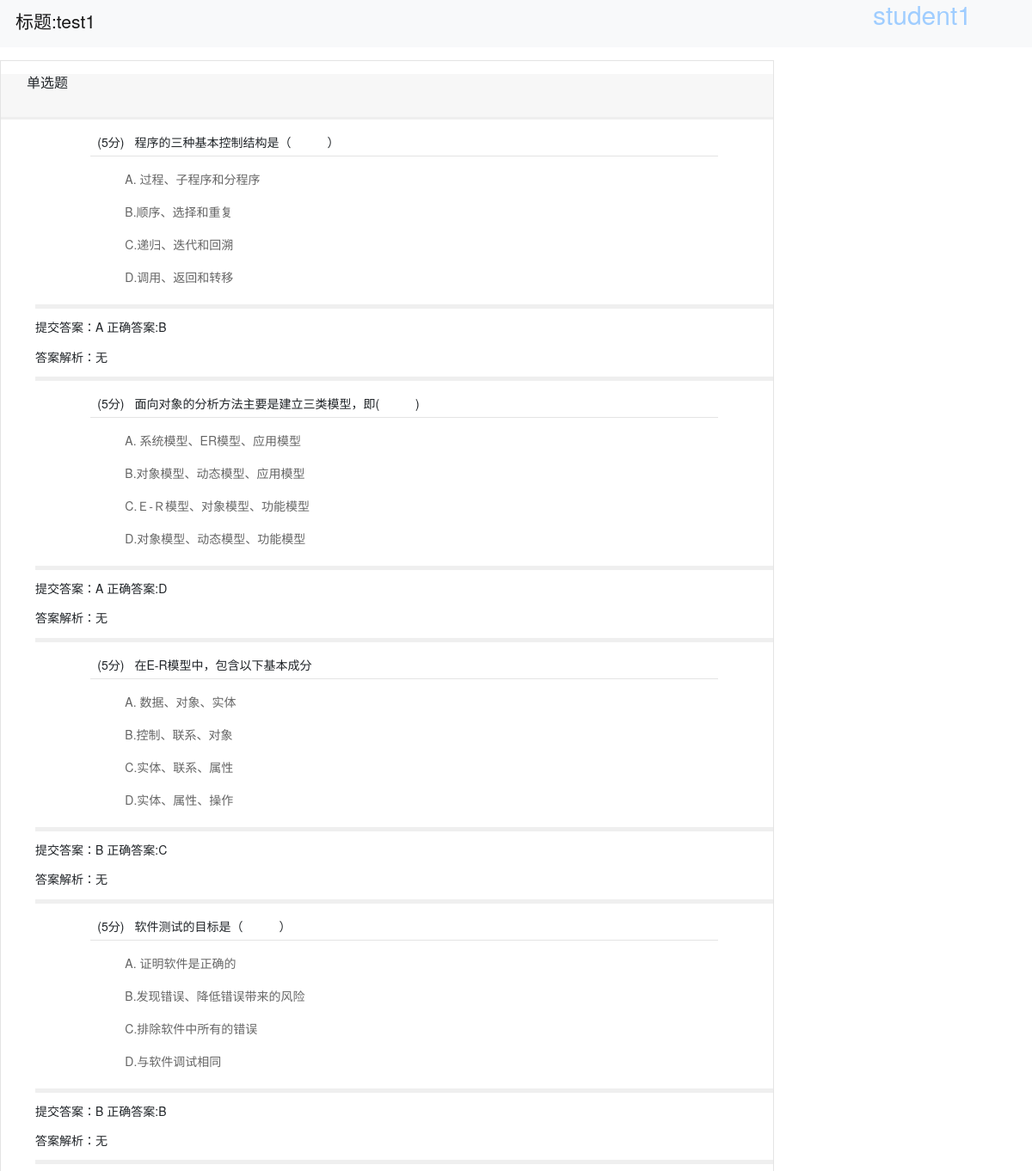
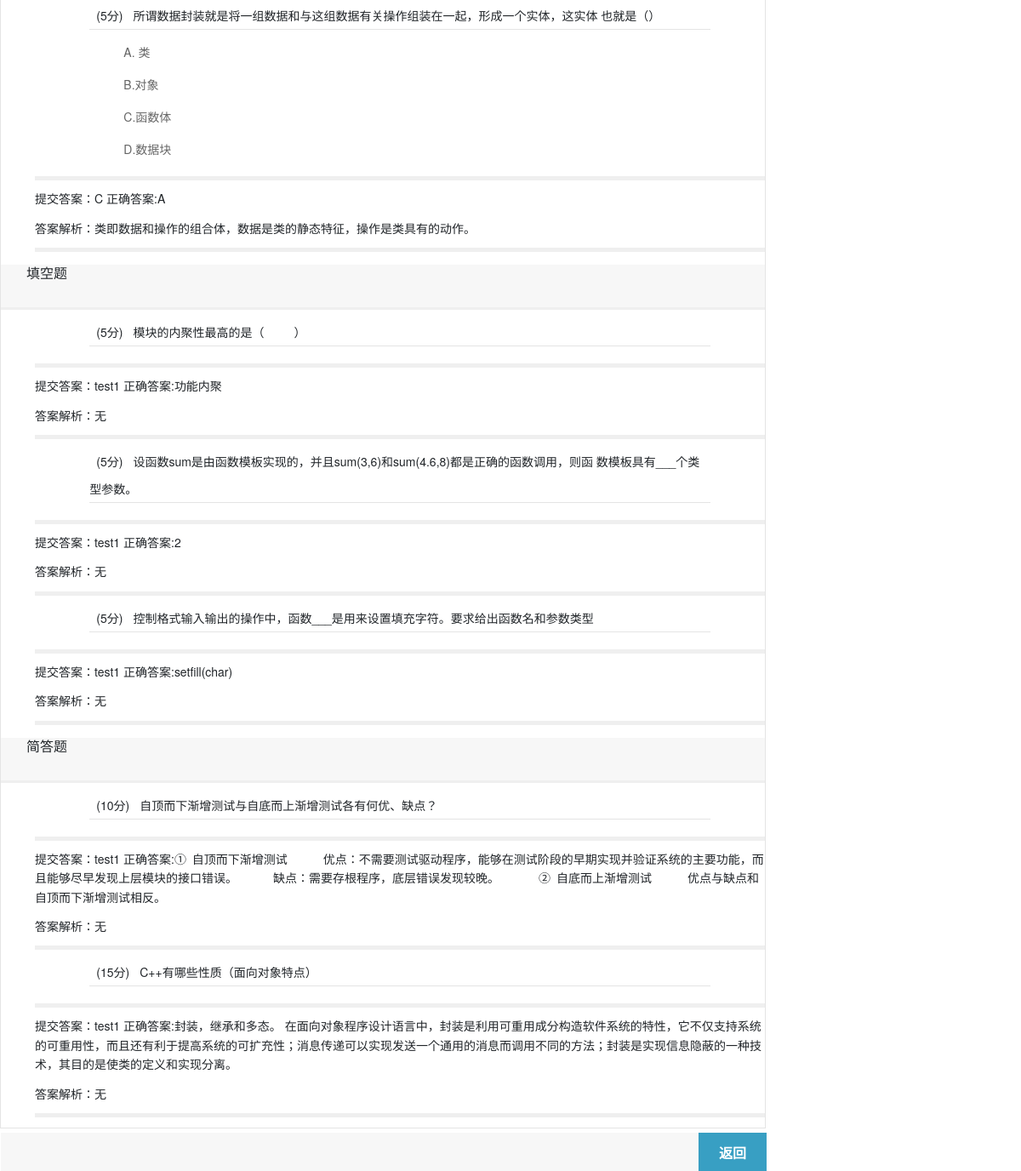
Screenshot of /a_answer/12/ with the database file from the repository (2 pictures, top to bottom).
### question_manage/models.py (models this page shows, shortened)
class AutoGrade(models.Model):
    id=models.AutoField(primary_key=True)
    pid=models.ForeignKey(AutoPaper, on_delete=models.CASCADE)
    sid = models.ForeignKey(UserEx, on_delete=models.CASCADE, default='')  # 添加外键
    grade=models.IntegerField()
    class Meta:
        db_table='autograde'
        verbose_name='模拟成绩'
        verbose_name_plural=verbose_name

class AutoPaper(models.Model):
    id=models.AutoField(primary_key=True)
    sqid=models.ManyToManyField(Question)#多对多
    fqid = models.ManyToManyField(Fillin)
    sid=models.ForeignKey(UserEx,on_delete=models.CASCADE)#添加外键
    tag=models.CharField('标签',max_length=20)
    title = models.CharField('标题', max_length=20, default='')
    generate_time=models.DateField(auto_now_add=True)
    scores=models.IntegerField('总分')
    sum=models.IntegerField('题数')
    class Meta:
        db_table='autopaper'
        verbose_name='自动生成试卷'
        verbose_name_plural=verbose_name

class AutoTAnswer(models.Model):
    gid=models.ForeignKey(AutoGrade, on_delete=models.CASCADE)
    qid=models.ForeignKey(Question, on_delete=models.CASCADE,default='')
    ans=models.CharField('选项',max_length=5)
    class Meta:
        db_table = 'autoanswer'
        verbose_name = '模拟答卷单选题'
        verbose_name_plural = verbose_name

class Question(models.Model):
    ANSWER = (
        ('A', 'A'),
        ('B', 'B'),
        ('C', 'C'),
        ('D', 'D'),
    )
    id = models.AutoField(primary_key=True)
    category = models.CharField('标签', max_length=20)
    title = models.TextField('题目')
    optionA = models.CharField('A选项', max_length=30)
    optionB = models.CharField('B选项', max_length=30)
    optionC = models.CharField('C选项', max_length=30)
    optionD = models.CharField('D选项', max_length=30)
    answer = models.CharField('答案', max_length=10, choices=ANSWER)
    score = models.IntegerField('分数', default=1)
    solution = models.TextField('解析', default='无')
    class Meta:
        db_table = 'question'
        verbose_name = '单项选择题库'
        verbose_name_plural = verbose_name

class F_AutoTAnswer(models.Model):
    gid=models.ForeignKey(AutoGrade, on_delete=models.CASCADE)
    qid=models.ForeignKey(Fillin, on_delete=models.CASCADE,default='')
    ans=models.TextField('答案')
    class Meta:
        db_table = 'f_autoanswer'
        verbose_name = '模拟答卷填空题'
        verbose_name_plural = verbose_name

class Fillin(models.Model):
    TYPE = (
        ('f', '填空题'),
        ('sa', '简答题'),
    )
    id = models.AutoField(primary_key=True)
    category = models.CharField('标签', max_length=20)
    title = models.TextField('题目')
    answer = models.TextField('答案')
    score = models.IntegerField('分数', default=1)
    type = models.CharField('类型', max_length=10, choices=TYPE, default='')
    solution = models.TextField('解析', default='无')
    class Meta:
        db_table = 'fillin'
        verbose_name = '填空或简答题库'
        verbose_name_plural = verbose_name

### question_manage/views.py (the view)
# urls.py: path("a_answer/<int:id>/", q_views.a_lookAnswer, name="a_answer"),
def a_lookAnswer(request, id):
    g = AutoGrade.objects.get(id=id)
    s = g.sid
    alist = g.autotanswer_set.all()
    falist = g.f_autotanswer_set.all()
    return render(request, 'a_answer_base.html', {'student': s, 'alist':alist, 'grade':g, 'falist':falist})

### question_manage/templates/a_answer_base.html (shortened to what this page needs)
<!DOCTYPE HTML>
<html lang="en">
<head>
    <link href="/static/bootstrap-4.3.1-dist/css/bootstrap.min.css" rel="stylesheet">
    <link href="/static/css/main.css" rel="stylesheet" type="text/css" />
    <link href="/static/css/test.css" rel="stylesheet" type="text/css" />
    <link href="/static/css/style.css" rel="stylesheet" type="text/css"/>
</head>
<body>
<nav class="navbar navbar-expand-sm bg-light navbar-light ">
    <ul class="navbar-nav">
        <li class="nav-item active">
            <a class="nav-link"><h3>标题:{{ grade.pid.title }}</h3></a>
        </li>
        <li style="position: fixed;right: 70px; font-size: 30px;color: #9fcdff">{{ student.name }}</li>
    </ul>
</nav>
<div class="main">
	<div class="test_main">
		<div class="nr_left">
			<div class="test">
					<div class="test_title">
                        <a href="/user/">
						<font><input type="button" name="back" value="返回"></font></a>
					</div>
						<div class="test_content">
							<div class="test_content_title">
								<h2>单选题</h2>
							</div>
						</div>
						<div class="test_content_nr">
							<ul>
                               {% for a in alist %}
                                   <li id="{{ forloop.counter }}">
                                    <div class="test_content_nr_tt">
                                        <span>({{ a.qid.score }}分)</span>
                                        <font>{{ a.qid.title }}</font>
                                    </div>
                                   <div class="test_content_nr_main">
                                        <ul>
                                                <li class="option">
                                                    <label>A.
                                                        <p class="ue" style="display: inline;">{{ a.qid.optionA }}</p>
                                                    </label>
                                                </li>
                                                <li class="option">
                                                    <label>
                                                        B.<p class="ue" style="display: inline;">{{ a.qid.optionB }}</p>
                                                    </label>
                                                </li>
                                                <li class="option">
                                                    <label>
                                                        C.<p class="ue" style="display: inline;">{{ a.qid.optionC }}</p>
                                                    </label>
                                                </li>
                                                <li class="option">
                                                    <label>
                                                        D.<p class="ue" style="display: inline;">{{ a.qid.optionD }}</p>
                                                    </label>
                                                </li>
                                        </ul>
                                    </div>
                                    </li>
                                    <li>
                                        <p>提交答案：{{ a.ans }} 正确答案:{{ a.qid.answer }}</p>
                                        <p>答案解析：{{ a.qid.solution }}</p>
                                    </li>
                               {% endfor %}
							</ul>
						</div>
                        <div class="test_content">
							<div class="test_content_title">
								<h2>填空题</h2>
							</div>
						</div>
						<div class="test_content_nr">
							<ul>
                               {% for a in falist %}
                                   {% if a.qid.type == 'f' %}
                                   <li id="lf{{ forloop.counter }}">
                                    <div class="test_content_nr_tt">
                                        <span>({{ a.qid.score }}分)</span>
                                        <font>{{ a.qid.title }}</font>
                                    </div>
                                   <div class="test_content_nr_main">
                                    </div>
                                    </li>
                                   <li>
                                        <p>提交答案：{{ a.ans }} 正确答案:{{ a.qid.answer }}</p>
                                        <p>答案解析：{{ a.qid.solution }}</p>
                                   </li>
                                   {% endif %}
                               {% endfor %}
							</ul>
						</div>
                        <div class="test_content">
							<div class="test_content_title">
								<h2>简答题</h2>
							</div>
						</div>
						<div class="test_content_nr">
							<ul>
                               {% for a in falist %}
                                   {% if a.qid.type == 'sa' %}
                                   <li id="sa{{ forloop.counter }}">
                                    <div class="test_content_nr_tt">
                                        <span>({{ a.qid.score }}分)</span>
                                        <font>{{ a.qid.title }}</font>
                                    </div>
                                   <div class="test_content_nr_main">
                                    </div>
                                    </li>
                                    <li>
                                        <p>提交答案：{{ a.ans }} 正确答案:{{ a.qid.answer }}</p>
                                        <p>答案解析：{{ a.qid.solution }}</p>
                                    </li>
                                   {% endif %}
                               {% endfor %}
							</ul>
						</div>
            </div>
		</div>
	</div>
	<div class="foot"></div>
</div>
</body>
</html>

### static/css/main.css (style rules this page uses)
html, body { width: 100%;height: 100%;overflow:auto;font-size:12px;margin:0;padding:0; font-family:"微软雅黑";background:#fff; text-align:center; }
ul,li { list-style:none; }
a { text-decoration:none; color:#666; }
.foot { width:100%; height:50px; clear:both; }

### static/css/test.css (style rules this page uses)
.test_main { width:1200px; margin:15px auto 0; }
.nr_left { width:900px; height:100%; float:left; }
.test { width:100%; border:1px solid #e4e4e4; text-align:left; float:left; }
.test_title { width:900px; height:45px; line-height:45px; background-color:#f7f7f7;position:fixed; bottom:0; z-index:1000; }
.test_title font { width:80px; height:45px; display:block; float:right; text-align:center; }
.test_title font input { background:#389fc3; border:none; display:block; width:80px; height:45px; cursor:pointer; color:#fff; font-size:16px; font-weight:bold; }
.test_content { width:100%; height:auto; margin-top:15px; }
.test_content_title { width:100%; height:50px; line-height:50px; background:#f7f7f7; text-align:center; }
.test_content_title h2 { padding:0 30px; font-size:16px; font-weight:normal; display:block; float:left }
.test_content_nr { width:100%; border-top:3px solid #efefef; }
.test_content_nr>ul>li { width:100%; border-bottom:5px solid #efefef; padding-top:10px; }
.test_content_nr_tt { width:85%; height:auto; line-height:32px; margin:0 auto; border-bottom:1px solid #e4e4e4; }
.test_content_nr_tt span { padding:0 8px; }
.test_content_nr_tt font { font-size:14px }
.test_content_nr_main { width:85%; margin:0 auto; padding:10px 0;height:auto; }
.option { line-height:32px; display:block; background:#fff;color:#666; }
.option label { height:auto;display:block; }

### static/css/style.css (style rules this page uses)
a { text-decoration: none; cursor: auto; color: #000; }
body { background: #eee; font: 14px/1.6em "微软雅黑", "Microsoft Yahei", "Droid Sans", Helvetica Neue, Helvetica, Arial, sans-serif; }
div { display: block; }

### question_manage/templates/a_answer_base.html (style rules this page uses)
body { background: #fff !important; }

### rows the page displays
AutoGrade: pid "test1"
AutoTAnswer: qid.score "5", qid "程序的三种基本控制结构是（ ）", qid.optionA "过程、子程序和分程序", qid.optionB "顺序、选择和重复", qid.optionC "递归、迭代和回溯", qid.optionD "调用、返回和转移", ans "A", qid.answer "B", qid.solution "无"
AutoTAnswer: qid.score "5", qid "面向对象的分析方法主要是建立三类模型，即( )", qid.optionA "系统模型、ER模型、应用模型", qid.optionB "对象模型、动态模型、应用模型", qid.optionC "Ｅ-Ｒ模型、对象模型、功能模型", qid.optionD "对象模型、动态模型、功能模型", ans "A", qid.answer "D", qid.solution "无"
AutoTAnswer: qid.score "5", qid "在E-R模型中，包含以下基本成分", qid.optionA "数据、对象、实体", qid.optionB "控制、联系、对象", qid.optionC "实体、联系、属性", qid.optionD "实体、属性、操作", ans "B", qid.answer "C", qid.solution "无"
AutoTAnswer: qid.score "5", qid "软件测试的目标是（ ）", qid.optionA "证明软件是正确的", qid.optionB "发现错误、降低错误带来的风险", qid.optionC "排除软件中所有的错误", qid.optionD "与软件调试相同", ans "B", qid.answer "B", qid.solution "无"
AutoTAnswer: qid.score "5", qid "所谓数据封装就是将一组数据和与这组数据有关操作组装在一起，形成一个实体，这实体 也就是（）", qid.optionA "类", qid.optionB "对象", qid.optionC "函数体", qid.optionD "数据块", ans "C", qid.answer "A", qid.solution "类即数据和操作的组合体，数据是类的静态特征，操作是类具有的动作。"
F_AutoTAnswer: qid.score "5", qid "模块的内聚性最高的是（ ）", ans "test1", qid.answer "功能内聚", qid.solution "无"
F_AutoTAnswer: qid.score "5", qid "设函数sum是由函数模板实现的，并且sum(3,6)和sum(4.6,8)都是正确的函数调用，则函 数模板具有___个类型参数。", ans "test1", qid.answer "2", qid.solution "无"
F_AutoTAnswer: qid.score "5", qid "控制格式输入输出的操作中，函数___是用来设置填充字符。要求给出函数名和参数类型", ans "test1", qid.answer "setfill(char)", qid.solution "无"
F_AutoTAnswer: qid.score "10", qid "自顶而下渐增测试与自底而上渐增测试各有何优、缺点？", ans "test1", qid.answer "① 自顶而下渐增测试 优点：不需要测试驱动程序，能够在测试阶段的早期实现并验证系统的主要功能，而且能够尽早发现上层模块的接口错误。 缺点：需要存根程序，底层错误发现较晚。 ② 自底而上渐增测试 优点与缺点和自顶而下渐增测试相反。", qid.solution "无"
F_AutoTAnswer: qid.score "15", qid "C++有哪些性质（面向对象特点）", ans "test1", qid.answer "封装，继承和多态。 在面向对象程序设计语言中，封装是利用可重用成分构造软件系统的特性，它不仅支持系统的可重用性，而且还有利于提高系统的可扩充性；消息传递可以实现发送一个通用的消息而调用不同的方法；封装是实现信息隐蔽的一种技术，其目的是使类的定义和实现分离。", qid.solution "无"
